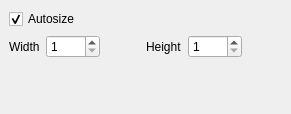
  <widget class="QDockWidget" name="frameSceneInfo">
   <property name="minimumSize">
    <size>
     <width>213</width>
     <height>114</height>
    </size>
   </property>
   <property name="windowTitle">
    <string>Scene Info</string>
   </property>
   <attribute name="dockWidgetArea">
    <number>2</number>
   </attribute>
   <widget class="QWidget" name="dockWidgetContents_8">
    <layout class="QVBoxLayout" name="verticalLayout_8">
     <item>
      <widget class="QCheckBox" name="autoSize">
       <property name="text">
        <string>Autosize</string>
       </property>
       <property name="checked">
        <bool>true</bool>
       </property>
      </widget>
     </item>
     <item>
      <layout class="QHBoxLayout" name="horizontalLayout_6">
       <item>
        <widget class="QLabel" name="label_8">
         <property name="text">
          <string>Width</string>
         </property>
         <property name="buddy">
          <cstring>sceneWidth</cstring>
         </property>
        </widget>
       </item>
       <item>
        <widget class="QSpinBox" name="sceneWidth">
         <property name="suffix">
          <string/>
         </property>
         <property name="minimum">
          <number>1</number>
         </property>
         <property name="maximum">
          <number>1024</number>
         </property>
        </widget>
       </item>
       <item>
        <spacer name="horizontalSpacer_5">
         <property name="orientation">
          <enum>Qt::Horizontal</enum>
         </property>
         <property name="sizeHint" stdset="0">
          <size>
           <width>40</width>
           <height>20</height>
          </size>
         </property>
        </spacer>
       </item>
       <item>
        <widget class="QLabel" name="label_9">
         <property name="text">
          <string>Height</string>
         </property>
         <property name="buddy">
          <cstring>sceneHeight</cstring>
         </property>
        </widget>
       </item>
       <item>
        <widget class="QSpinBox" name="sceneHeight">
         <property name="suffix">
          <string/>
         </property>
         <property name="minimum">
          <number>1</number>
         </property>
         <property name="maximum">
          <number>1024</number>
         </property>
        </widget>
       </item>
       <item>
        <spacer name="horizontalSpacer_6">
         <property name="orientation">
          <enum>Qt::Horizontal</enum>
         </property>
         <property name="sizeHint" stdset="0">
          <size>
           <width>40</width>
           <height>20</height>
          </size>
         </property>
        </spacer>
       </item>
      </layout>
     </item>
     <item>
      <spacer name="verticalSpacer">
       <property name="orientation">
        <enum>Qt::Vertical</enum>
       </property>
       <property name="sizeHint" stdset="0">
        <size>
         <width>20</width>
         <height>40</height>
        </size>
       </property>
      </spacer>
     </item>
    </layout>
   </widget>
  </widget>
